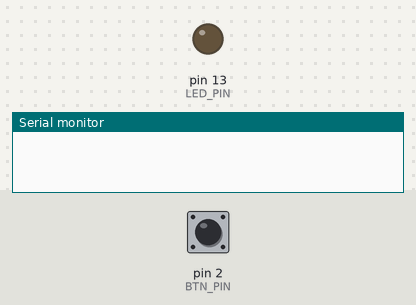
A sketch run on a simulated Arduino Uno, built with avr-gcc and run on an emulated ATmega328P. On the bench: output pins drawn as LEDs (lit = HIGH), the last lines printed to the serial monitor. The test bench sets the inputs (shaded band); at power-on: pin 2 (BTN_PIN) HIGH.

Above: at 1.2 s.
1.3 s: pin 2 (BTN_PIN) pulled LOW for 0.15 s
At 2.3 s:
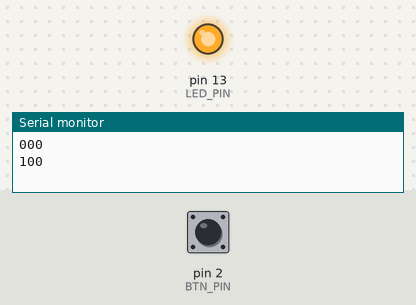
2.9 s: pin 2 (BTN_PIN) pulled LOW for 3.2 s
At 4.0 s:
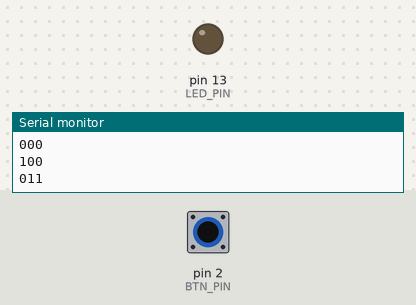
Timing chart, 0 to 7.6 s (numbered marks = the images above; inputs shaded):
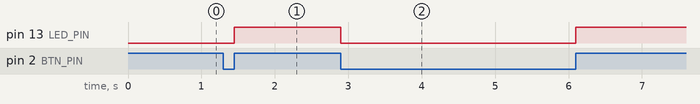

The sketch:

task.ino
```cpp
//define the pin for push button and the LED (in this case, we are using built-in LED)
//we are declaring the pin numbers as contants with the data-type unsigned 8-bit integer
//using unsigned 8-bit integer ensures that the constant occupies only 1-byte of memory which is sufficient for pin number when resources are limited
//using unsigned 8-bit integer as data type ensures that the value is between 0 and 255
const uint8_t BTN_PIN = 2;
const uint8_t LED_PIN = 13;

// Declare buttonPrevState and ledState variables as volatile.
// The 'volatile' keyword indicates to the compiler that these variables may be modified
// asynchronously outside the normal program flow, such as within interrupt service routines (ISRs).
// By declaring them as volatile, we ensure that the compiler always accesses their latest
// values from memory, even if they are modified by interrupts or other external events.
volatile uint8_t buttonPrevState = LOW;
volatile uint8_t ledState = LOW;

//using the setup function to perform tasks that need to be executed once at the beginning of the program
void setup()
{
  //configure the BTN_PIN as input pin with pullup resistor enabled which ensures that the button is in a high state until it is not driven LOW actively
  //INPUT_PULLUP mode overrides the default state of the pin (set as LOW) and configures it to HIGH by default
  pinMode(BTN_PIN, INPUT_PULLUP);
  //Configure the LED_PIN as an output pin
  pinMode(LED_PIN, OUTPUT);
  //initialize serial communication with a baud rate of 9600 bits per second
  //sets up a serial communication channel allowing the micrcontroller to communicate with an external device (eg. laptop)
  Serial.begin(9600);

  // Attach an interrupt to the button pin (BTN_PIN) to handle button events.
  // When the state of the button pin changes (from LOW to HIGH or HIGH to LOW),
  // the function handleButtonInterrupt() will be automatically called.
  // The digitalPinToInterrupt() function converts the pin number to the corresponding interrupt number.
  attachInterrupt(digitalPinToInterrupt(BTN_PIN), handleButtonInterrupt, CHANGE);
}

void loop() {
  // loop function remains empty since we're using interrupts for button handling
}

// Define an interrupt service routine (ISR) named handleButtonInterrupt().
// Within this ISR, read the current state of the button pin (BTN_PIN) using digitalRead().
// The button state is stored in the local variable buttonState of type uint8_t.
void handleButtonInterrupt() {
  uint8_t buttonState = digitalRead(BTN_PIN);

//print the ASCII value of variables buttonState, buttonPrevState and ledState on the serial monitor
//Serial.print() is used to send data from the microcontroller to the computer for monitoring or debugging purposes
  Serial.print(buttonState);
  Serial.print(buttonPrevState);
  Serial.print(ledState);
  Serial.println("");

//if statement to toggle the LED based on the state of the button
//if the current button state is not equal to the previous button state i.e. either the button has been turned OFF or ON, the if statement is executed
  if (buttonState != buttonPrevState)
  {
    //toggles the LED
    //if the led was in a LOW state, it will be turned HIGH
    //if the led was in a HIGH state, it will be turned LOW
    ledState = !ledState;
    //write the value of the ledState to the LED_PIN to turn it ON or OFF according to the status of the ledState variable
    digitalWrite(LED_PIN, ledState);
  }

  // Update the previous state of the button (buttonPrevState) with the current state of the button (buttonState).
  // This statement ensures that the previous state of the button is synchronized with the current state,
  // allowing for comparison in the next iteration of the loop or interrupt service routine.
  buttonPrevState = buttonState;
}
```

Measured:
- after the input at 1.3 s, pin 13 (LED_PIN): LOW → HIGH after 0.15 s
- after the input at 2.9 s, pin 13 (LED_PIN): HIGH → LOW at once, → HIGH 3.2 s later
